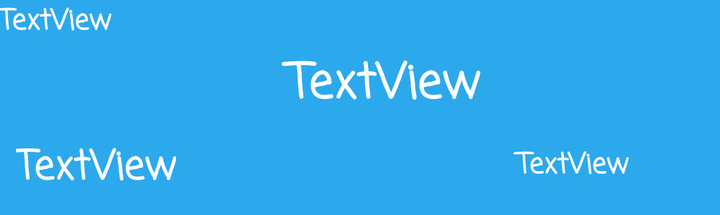
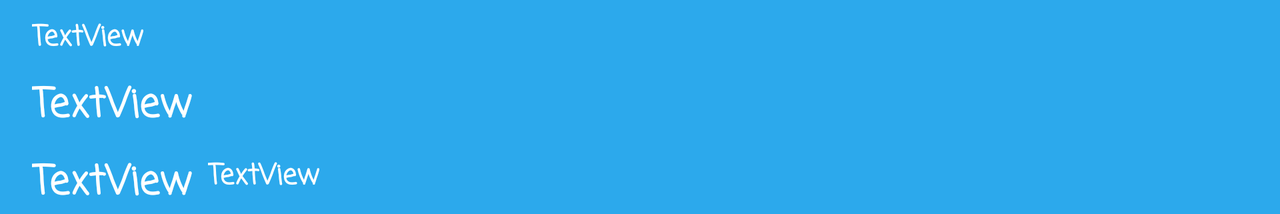

The same Android screen from two of the app's own layout files: first res/layout/ as a phone draws it, then the repository's variant for another configuration, drawn on a device whose configuration selects that folder. Both files follow.
<!-- AndroidManifest.xml: application theme AppTheme -->
<!-- res/layout/course_recycler_item.xml -->
<?xml version="1.0" encoding="utf-8"?>
<android.support.constraint.ConstraintLayout xmlns:android="http://schemas.android.com/apk/res/android"
    xmlns:app="http://schemas.android.com/apk/res-auto"
    xmlns:tools="http://schemas.android.com/tools"
    android:layout_width="match_parent"
    android:layout_height="wrap_content"
    android:orientation="vertical">

    <TextView
        android:id="@+id/text_course_name"
        android:layout_width="352dp"
        android:layout_height="wrap_content"
        android:fontFamily="casual"
        android:text="TextView"
        android:textAlignment="center"
        android:textColor="@color/color5"
        android:textSize="24sp"
        android:textStyle="bold"
        app:layout_constraintTop_toTopOf="parent"
        android:layout_marginTop="24dp"
        android:layout_marginLeft="16dp"
        app:layout_constraintLeft_toLeftOf="parent" />

    <TextView
        android:id="@+id/text_course_id"
        android:layout_width="0dp"
        android:layout_height="wrap_content"
        android:fontFamily="casual"
        android:text="TextView"
        android:textAlignment="center"
        android:textColor="@color/color5"
        android:textSize="20sp"
        android:textStyle="bold"
        android:layout_marginLeft="8dp"
        app:layout_constraintLeft_toLeftOf="parent"
        app:layout_constraintBottom_toBottomOf="parent"
        android:layout_marginBottom="8dp"
        android:layout_marginTop="8dp"
        app:layout_constraintTop_toBottomOf="@+id/text_course_name" />

    <TextView
        android:id="@+id/text_course_instructor"
        android:layout_width="0dp"
        android:layout_height="wrap_content"
        android:fontFamily="casual"
        android:text="TextView"
        android:textAlignment="center"
        android:textColor="@color/color5"
        android:textSize="14sp"
        android:textStyle="bold"
        android:layout_marginTop="8dp"
        app:layout_constraintTop_toBottomOf="@+id/text_quiz_name"
        android:layout_marginLeft="0dp"
        app:layout_constraintLeft_toLeftOf="parent" />

    <TextView
        android:id="@+id/text_course_semester"
        android:layout_width="115dp"
        android:layout_height="25dp"
        android:fontFamily="casual"
        android:text="TextView"
        android:textAlignment="center"
        android:textColor="@color/color5"
        android:textSize="14sp"
        android:textStyle="bold"
        android:layout_marginRight="16dp"
        app:layout_constraintRight_toRightOf="parent"
        app:layout_constraintBottom_toBottomOf="parent"
        android:layout_marginBottom="8dp"
        android:layout_marginTop="8dp"
        app:layout_constraintTop_toBottomOf="@+id/text_course_name" />

</android.support.constraint.ConstraintLayout>
<!-- resources referenced by this layout -->
<resources>
  <color name="color5">#ffffff</color>
  <style name="AppTheme" parent="Theme.AppCompat.Light.NoActionBar">
          
          <item name="windowActionBar">false</item>
          <item name="colorPrimary">@color/color1</item>
          <item name="colorPrimaryDark">@color/color1</item>
          <item name="colorAccent">@color/color4</item>
          <item name="android:windowBackground">@color/color1</item>
      </style>
  <color name="color1">#2ca9ec</color>
  <color name="color4">#ffe74a</color>
</resources>
<!-- res/layout-land/course_recycler_item.xml (the repository's variant of the layout above) -->
<!-- drawn on the phone turned sideways -->
<?xml version="1.0" encoding="utf-8"?>
<android.support.constraint.ConstraintLayout xmlns:android="http://schemas.android.com/apk/res/android"
    xmlns:app="http://schemas.android.com/apk/res-auto"
    xmlns:tools="http://schemas.android.com/tools"
    android:layout_width="match_parent"
    android:layout_height="wrap_content"
    android:orientation="vertical">

    <TextView
        android:id="@+id/text_course_name"
        android:layout_width="0dp"
        android:layout_height="wrap_content"
        android:fontFamily="casual"
        android:text="TextView"
        android:textColor="@color/color5"
        android:textSize="20sp"
        android:textStyle="bold"
        android:layout_marginLeft="16dp"
        app:layout_constraintLeft_toLeftOf="parent"
        android:layout_marginTop="8dp"
        app:layout_constraintTop_toBottomOf="@+id/text_course_instructor"
        android:layout_marginRight="8dp"
        app:layout_constraintRight_toRightOf="parent" />

    <TextView
        android:id="@+id/text_course_id"
        android:layout_width="0dp"
        android:layout_height="wrap_content"
        android:fontFamily="casual"
        android:text="TextView"
        android:textColor="@color/color5"
        android:textSize="20sp"
        android:textStyle="bold"
        android:layout_marginLeft="16dp"
        app:layout_constraintLeft_toLeftOf="parent"
        android:layout_marginTop="8dp"
        app:layout_constraintTop_toBottomOf="@+id/text_course_name" />

    <TextView
        android:id="@+id/text_course_instructor"
        android:layout_width="0dp"
        android:layout_height="wrap_content"
        android:fontFamily="casual"
        android:text="TextView"
        android:textColor="@color/color5"
        android:textSize="14sp"
        android:textStyle="bold"
        android:layout_marginTop="8dp"
        android:layout_marginLeft="16dp"
        app:layout_constraintLeft_toLeftOf="parent"
        app:layout_constraintTop_toTopOf="parent"
        android:layout_marginRight="8dp"
        app:layout_constraintRight_toRightOf="parent" />

    <TextView
        android:id="@+id/text_course_semester"
        android:layout_width="0dp"
        android:layout_height="wrap_content"
        android:fontFamily="casual"
        android:text="TextView"
        android:textColor="@color/color5"
        android:textSize="14sp"
        android:textStyle="bold"
        android:layout_marginRight="16dp"
        app:layout_constraintRight_toRightOf="parent"
        app:layout_constraintLeft_toRightOf="@+id/text_course_id"
        android:layout_marginLeft="8dp"
        app:layout_constraintHorizontal_bias="0.0"
        app:layout_constraintBottom_toBottomOf="parent"
        android:layout_marginBottom="8dp" />

</android.support.constraint.ConstraintLayout>
